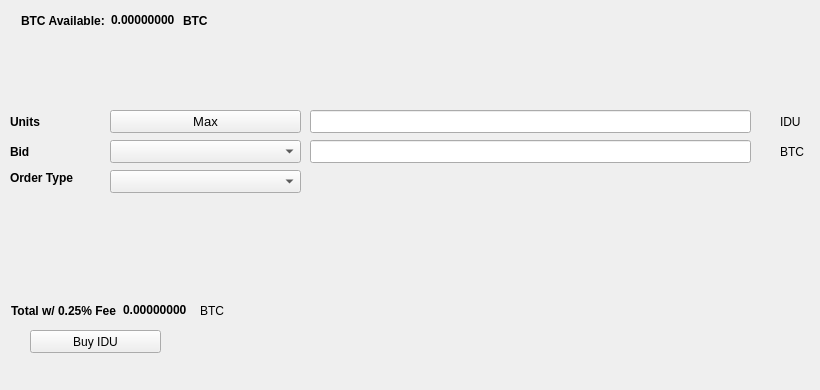
   <widget class="QWidget" name="BuyTab">
    <attribute name="title">
     <string>Buy</string>
    </attribute>
    <widget class="QPushButton" name="BuyPIV">
     <property name="geometry">
      <rect>
       <x>30</x>
       <y>330</y>
       <width>131</width>
       <height>23</height>
      </rect>
     </property>
     <property name="text">
      <string>Buy IDU</string>
     </property>
     <property name="icon">
      <iconset resource="../indium.qrc">
       <normaloff>:/icons/bitcoin</normaloff>:/icons/bitcoin</iconset>
     </property>
    </widget>
    <widget class="QLabel" name="label_3">
     <property name="geometry">
      <rect>
       <x>10</x>
       <y>110</y>
       <width>46</width>
       <height>23</height>
      </rect>
     </property>
     <property name="font">
      <font>
       <weight>75</weight>
       <bold>true</bold>
      </font>
     </property>
     <property name="text">
      <string>Units</string>
     </property>
    </widget>
    <widget class="QLineEdit" name="UnitsInput">
     <property name="geometry">
      <rect>
       <x>310</x>
       <y>110</y>
       <width>441</width>
       <height>23</height>
      </rect>
     </property>
     <property name="font">
      <font>
       <pointsize>9</pointsize>
       <weight>75</weight>
       <bold>true</bold>
      </font>
     </property>
    </widget>
    <widget class="QLineEdit" name="BuyBidPriceEdit">
     <property name="geometry">
      <rect>
       <x>310</x>
       <y>140</y>
       <width>441</width>
       <height>23</height>
      </rect>
     </property>
     <property name="font">
      <font>
       <pointsize>9</pointsize>
       <weight>75</weight>
       <bold>true</bold>
      </font>
     </property>
    </widget>
    <widget class="QLabel" name="label_4">
     <property name="geometry">
      <rect>
       <x>780</x>
       <y>110</y>
       <width>31</width>
       <height>23</height>
      </rect>
     </property>
     <property name="text">
      <string>IDU</string>
     </property>
    </widget>
    <widget class="QLabel" name="label_5">
     <property name="geometry">
      <rect>
       <x>780</x>
       <y>140</y>
       <width>31</width>
       <height>23</height>
      </rect>
     </property>
     <property name="text">
      <string>BTC</string>
     </property>
    </widget>
    <widget class="QLabel" name="label_6">
     <property name="geometry">
      <rect>
       <x>10</x>
       <y>140</y>
       <width>46</width>
       <height>23</height>
      </rect>
     </property>
     <property name="font">
      <font>
       <weight>75</weight>
       <bold>true</bold>
      </font>
     </property>
     <property name="text">
      <string>Bid</string>
     </property>
    </widget>
    <widget class="QLabel" name="label_7">
     <property name="geometry">
      <rect>
       <x>10</x>
       <y>170</y>
       <width>91</width>
       <height>16</height>
      </rect>
     </property>
     <property name="font">
      <font>
       <weight>75</weight>
       <bold>true</bold>
      </font>
     </property>
     <property name="text">
      <string>Order Type</string>
     </property>
    </widget>
    <widget class="QPushButton" name="Buy_Max_Amount">
     <property name="geometry">
      <rect>
       <x>110</x>
       <y>110</y>
       <width>191</width>
       <height>23</height>
      </rect>
     </property>
     <property name="font">
      <font>
       <pointsize>10</pointsize>
      </font>
     </property>
     <property name="text">
      <string>Max</string>
     </property>
    </widget>
    <widget class="QComboBox" name="BuyBidcomboBox">
     <property name="geometry">
      <rect>
       <x>110</x>
       <y>140</y>
       <width>191</width>
       <height>23</height>
      </rect>
     </property>
     <property name="font">
      <font>
       <pointsize>10</pointsize>
      </font>
     </property>
    </widget>
    <widget class="QComboBox" name="buyOrdertypeCombo">
     <property name="geometry">
      <rect>
       <x>110</x>
       <y>170</y>
       <width>191</width>
       <height>23</height>
      </rect>
     </property>
     <property name="font">
      <font>
       <pointsize>10</pointsize>
      </font>
     </property>
    </widget>
    <widget class="QWidget" name="layoutWidget1">
     <property name="geometry">
      <rect>
       <x>21</x>
       <y>11</y>
       <width>227</width>
       <height>19</height>
      </rect>
     </property>
     <layout class="QHBoxLayout" name="horizontalLayout_3">
      <item>
       <widget class="QLabel" name="label232">
        <property name="font">
         <font>
          <weight>75</weight>
          <bold>true</bold>
         </font>
        </property>
        <property name="text">
         <string>BTC Available:</string>
        </property>
       </widget>
      </item>
      <item>
       <widget class="QLabel" name="BtcAvailableLbl">
        <property name="palette">
         <palette>
          <active>
           <colorrole role="WindowText">
            <brush brushstyle="SolidPattern">
             <color alpha="255">
              <red>0</red>
              <green>0</green>
              <blue>0</blue>
             </color>
            </brush>
           </colorrole>
           <colorrole role="Button">
            <brush brushstyle="SolidPattern">
             <color alpha="255">
              <red>0</red>
              <green>170</green>
              <blue>0</blue>
             </color>
            </brush>
           </colorrole>
           <colorrole role="Light">
            <brush brushstyle="SolidPattern">
             <color alpha="255">
              <red>0</red>
              <green>255</green>
              <blue>0</blue>
             </color>
            </brush>
           </colorrole>
           <colorrole role="Midlight">
            <brush brushstyle="SolidPattern">
             <color alpha="255">
              <red>0</red>
              <green>212</green>
              <blue>0</blue>
             </color>
            </brush>
           </colorrole>
           <colorrole role="Dark">
            <brush brushstyle="SolidPattern">
             <color alpha="255">
              <red>0</red>
              <green>85</green>
              <blue>0</blue>
             </color>
            </brush>
           </colorrole>
           <colorrole role="Mid">
            <brush brushstyle="SolidPattern">
             <color alpha="255">
              <red>0</red>
              <green>113</green>
              <blue>0</blue>
             </color>
            </brush>
           </colorrole>
           <colorrole role="Text">
            <brush brushstyle="SolidPattern">
             <color alpha="255">
              <red>0</red>
              <green>170</green>
              <blue>0</blue>
             </color>
            </brush>
           </colorrole>
           <colorrole role="BrightText">
            <brush brushstyle="SolidPattern">
             <color alpha="255">
              <red>255</red>
              <green>255</green>
              <blue>255</blue>
             </color>
            </brush>
           </colorrole>
           <colorrole role="ButtonText">
            <brush brushstyle="SolidPattern">
             <color alpha="255">
              <red>0</red>
              <green>0</green>
              <blue>0</blue>
             </color>
            </brush>
           </colorrole>
           <colorrole role="Base">
            <brush brushstyle="SolidPattern">
             <color alpha="255">
              <red>255</red>
              <green>255</green>
              <blue>255</blue>
             </color>
            </brush>
           </colorrole>
           <colorrole role="Window">
            <brush brushstyle="SolidPattern">
             <color alpha="255">
              <red>0</red>
              <green>170</green>
              <blue>0</blue>
             </color>
            </brush>
           </colorrole>
           <colorrole role="Shadow">
            <brush brushstyle="SolidPattern">
             <color alpha="255">
              <red>0</red>
              <green>0</green>
              <blue>0</blue>
             </color>
            </brush>
           </colorrole>
           <colorrole role="AlternateBase">
            <brush brushstyle="SolidPattern">
             <color alpha="255">
              <red>127</red>
              <green>212</green>
              <blue>127</blue>
             </color>
            </brush>
           </colorrole>
           <colorrole role="ToolTipBase">
            <brush brushstyle="SolidPattern">
             <color alpha="255">
              <red>255</red>
              <green>255</green>
              <blue>220</blue>
             </color>
            </brush>
           </colorrole>
           <colorrole role="ToolTipText">
            <brush brushstyle="SolidPattern">
             <color alpha="255">
              <red>0</red>
              <green>0</green>
              <blue>0</blue>
             </color>
            </brush>
           </colorrole>
          </active>
          <inactive>
           <colorrole role="WindowText">
            <brush brushstyle="SolidPattern">
             <color alpha="255">
              <red>0</red>
              <green>0</green>
              <blue>0</blue>
             </color>
            </brush>
           </colorrole>
           <colorrole role="Button">
            <brush brushstyle="SolidPattern">
             <color alpha="255">
              <red>0</red>
              <green>170</green>
              <blue>0</blue>
             </color>
            </brush>
           </colorrole>
           <colorrole role="Light">
            <brush brushstyle="SolidPattern">
             <color alpha="255">
              <red>0</red>
              <green>255</green>
              <blue>0</blue>
             </color>
            </brush>
           </colorrole>
           <colorrole role="Midlight">
            <brush brushstyle="SolidPattern">
             <color alpha="255">
              <red>0</red>
              <green>212</green>
              <blue>0</blue>
             </color>
            </brush>
           </colorrole>
           <colorrole role="Dark">
            <brush brushstyle="SolidPattern">
             <color alpha="255">
              <red>0</red>
              <green>85</green>
              <blue>0</blue>
             </color>
            </brush>
           </colorrole>
           <colorrole role="Mid">
            <brush brushstyle="SolidPattern">
             <color alpha="255">
              <red>0</red>
              <green>113</green>
              <blue>0</blue>
             </color>
            </brush>
           </colorrole>
           <colorrole role="Text">
            <brush brushstyle="SolidPattern">
             <color alpha="255">
              <red>0</red>
              <green>170</green>
              <blue>0</blue>
             </color>
            </brush>
           </colorrole>
           <colorrole role="BrightText">
            <brush brushstyle="SolidPattern">
             <color alpha="255">
              <red>255</red>
              <green>255</green>
              <blue>255</blue>
             </color>
            </brush>
           </colorrole>
           <colorrole role="ButtonText">
            <brush brushstyle="SolidPattern">
             <color alpha="255">
              <red>0</red>
              <green>0</green>
              <blue>0</blue>
             </color>
            </brush>
           </colorrole>
           <colorrole role="Base">
            <brush brushstyle="SolidPattern">
             <color alpha="255">
              <red>255</red>
              <green>255</green>
              <blue>255</blue>
             </color>
            </brush>
           </colorrole>
           <colorrole role="Window">
            <brush brushstyle="SolidPattern">
             <color alpha="255">
              <red>0</red>
              <green>170</green>
              <blue>0</blue>
             </color>
            </brush>
           </colorrole>
           <colorrole role="Shadow">
            <brush brushstyle="SolidPattern">
             <color alpha="255">
              <red>0</red>
              <green>0</green>
              <blue>0</blue>
             </color>
            </brush>
           </colorrole>
           <colorrole role="AlternateBase">
            <brush brushstyle="SolidPattern">
             <color alpha="255">
              <red>127</red>
              <green>212</green>
              <blue>127</blue>
             </color>
            </brush>
           </colorrole>
           <colorrole role="ToolTipBase">
            <brush brushstyle="SolidPattern">
             <color alpha="255">
              <red>255</red>
              <green>255</green>
              <blue>220</blue>
             </color>
            </brush>
           </colorrole>
           <colorrole role="ToolTipText">
            <brush brushstyle="SolidPattern">
             <color alpha="255">
              <red>0</red>
              <green>0</green>
              <blue>0</blue>
             </color>
            </brush>
           </colorrole>
          </inactive>
          <disabled>
           <colorrole role="WindowText">
            <brush brushstyle="SolidPattern">
             <color alpha="255">
              <red>0</red>
              <green>85</green>
              <blue>0</blue>
             </color>
            </brush>
           </colorrole>
           <colorrole role="Button">
            <brush brushstyle="SolidPattern">
             <color alpha="255">
              <red>0</red>
              <green>170</green>
              <blue>0</blue>
             </color>
            </brush>
           </colorrole>
           <colorrole role="Light">
            <brush brushstyle="SolidPattern">
             <color alpha="255">
              <red>0</red>
              <green>255</green>
              <blue>0</blue>
             </color>
            </brush>
           </colorrole>
           <colorrole role="Midlight">
            <brush brushstyle="SolidPattern">
             <color alpha="255">
              <red>0</red>
              <green>212</green>
              <blue>0</blue>
             </color>
            </brush>
           </colorrole>
           <colorrole role="Dark">
            <brush brushstyle="SolidPattern">
             <color alpha="255">
              <red>0</red>
              <green>85</green>
              <blue>0</blue>
             </color>
            </brush>
           </colorrole>
           <colorrole role="Mid">
            <brush brushstyle="SolidPattern">
             <color alpha="255">
              <red>0</red>
              <green>113</green>
              <blue>0</blue>
             </color>
            </brush>
           </colorrole>
           <colorrole role="Text">
            <brush brushstyle="SolidPattern">
             <color alpha="255">
              <red>0</red>
              <green>85</green>
              <blue>0</blue>
             </color>
            </brush>
           </colorrole>
           <colorrole role="BrightText">
            <brush brushstyle="SolidPattern">
             <color alpha="255">
              <red>255</red>
              <green>255</green>
              <blue>255</blue>
             </color>
            </brush>
           </colorrole>
           <colorrole role="ButtonText">
            <brush brushstyle="SolidPattern">
             <color alpha="255">
              <red>0</red>
              <green>85</green>
              <blue>0</blue>
             </color>
            </brush>
           </colorrole>
           <colorrole role="Base">
            <brush brushstyle="SolidPattern">
             <color alpha="255">
              <red>0</red>
              <green>170</green>
              <blue>0</blue>
             </color>
            </brush>
           </colorrole>
           <colorrole role="Window">
            <brush brushstyle="SolidPattern">
             <color alpha="255">
              <red>0</red>
              <green>170</green>
              <blue>0</blue>
             </color>
            </brush>
           </colorrole>
           <colorrole role="Shadow">
            <brush brushstyle="SolidPattern">
             <color alpha="255">
              <red>0</red>
              <green>0</green>
              <blue>0</blue>
             </color>
            </brush>
           </colorrole>
           <colorrole role="AlternateBase">
            <brush brushstyle="SolidPattern">
             <color alpha="255">
              <red>0</red>
              <green>170</green>
              <blue>0</blue>
             </color>
            </brush>
           </colorrole>
           <colorrole role="ToolTipBase">
            <brush brushstyle="SolidPattern">
             <color alpha="255">
              <red>255</red>
              <green>255</green>
              <blue>220</blue>
             </color>
            </brush>
           </colorrole>
           <colorrole role="ToolTipText">
            <brush brushstyle="SolidPattern">
             <color alpha="255">
              <red>0</red>
              <green>0</green>
              <blue>0</blue>
             </color>
            </brush>
           </colorrole>
          </disabled>
         </palette>
        </property>
        <property name="font">
         <font>
          <weight>75</weight>
          <bold>true</bold>
         </font>
        </property>
        <property name="text">
         <string>0.00000000</string>
        </property>
        <property name="textInteractionFlags">
         <set>Qt::LinksAccessibleByMouse|Qt::TextSelectableByKeyboard|Qt::TextSelectableByMouse</set>
        </property>
       </widget>
      </item>
      <item>
       <widget class="QLabel" name="BtcAvailableLbl_2">
        <property name="font">
         <font>
          <weight>75</weight>
          <bold>true</bold>
         </font>
        </property>
        <property name="text">
         <string>BTC</string>
        </property>
       </widget>
      </item>
     </layout>
    </widget>
    <widget class="QWidget" name="layoutWidge2">
     <property name="geometry">
      <rect>
       <x>11</x>
       <y>301</y>
       <width>259</width>
       <height>19</height>
      </rect>
     </property>
     <layout class="QHBoxLayout" name="horizontalLayout_4">
      <item>
       <widget class="QLabel" name="label_9">
        <property name="font">
         <font>
          <weight>75</weight>
          <bold>true</bold>
         </font>
        </property>
        <property name="text">
         <string>Total w/ 0.25% Fee</string>
        </property>
       </widget>
      </item>
      <item>
       <widget class="QLabel" name="BuyCostLabel">
        <property name="palette">
         <palette>
          <active>
           <colorrole role="WindowText">
            <brush brushstyle="SolidPattern">
             <color alpha="255">
              <red>0</red>
              <green>0</green>
              <blue>0</blue>
             </color>
            </brush>
           </colorrole>
           <colorrole role="Button">
            <brush brushstyle="SolidPattern">
             <color alpha="255">
              <red>0</red>
              <green>170</green>
              <blue>0</blue>
             </color>
            </brush>
           </colorrole>
           <colorrole role="Light">
            <brush brushstyle="SolidPattern">
             <color alpha="255">
              <red>0</red>
              <green>255</green>
              <blue>0</blue>
             </color>
            </brush>
           </colorrole>
           <colorrole role="Midlight">
            <brush brushstyle="SolidPattern">
             <color alpha="255">
              <red>0</red>
              <green>212</green>
              <blue>0</blue>
             </color>
            </brush>
           </colorrole>
           <colorrole role="Dark">
            <brush brushstyle="SolidPattern">
             <color alpha="255">
              <red>0</red>
              <green>85</green>
              <blue>0</blue>
             </color>
            </brush>
           </colorrole>
           <colorrole role="Mid">
            <brush brushstyle="SolidPattern">
             <color alpha="255">
              <red>0</red>
              <green>113</green>
              <blue>0</blue>
             </color>
            </brush>
           </colorrole>
           <colorrole role="Text">
            <brush brushstyle="SolidPattern">
             <color alpha="255">
              <red>0</red>
              <green>170</green>
              <blue>0</blue>
             </color>
            </brush>
           </colorrole>
           <colorrole role="BrightText">
            <brush brushstyle="SolidPattern">
             <color alpha="255">
              <red>255</red>
              <green>255</green>
              <blue>255</blue>
             </color>
            </brush>
           </colorrole>
           <colorrole role="ButtonText">
            <brush brushstyle="SolidPattern">
             <color alpha="255">
              <red>0</red>
              <green>0</green>
              <blue>0</blue>
             </color>
            </brush>
           </colorrole>
           <colorrole role="Base">
            <brush brushstyle="SolidPattern">
             <color alpha="255">
              <red>255</red>
              <green>255</green>
              <blue>255</blue>
             </color>
            </brush>
           </colorrole>
           <colorrole role="Window">
            <brush brushstyle="SolidPattern">
             <color alpha="255">
              <red>0</red>
              <green>170</green>
              <blue>0</blue>
             </color>
            </brush>
           </colorrole>
           <colorrole role="Shadow">
            <brush brushstyle="SolidPattern">
             <color alpha="255">
              <red>0</red>
              <green>0</green>
              <blue>0</blue>
             </color>
            </brush>
           </colorrole>
           <colorrole role="AlternateBase">
            <brush brushstyle="SolidPattern">
             <color alpha="255">
              <red>127</red>
              <green>212</green>
              <blue>127</blue>
             </color>
            </brush>
           </colorrole>
           <colorrole role="ToolTipBase">
            <brush brushstyle="SolidPattern">
             <color alpha="255">
              <red>255</red>
              <green>255</green>
              <blue>220</blue>
             </color>
            </brush>
           </colorrole>
           <colorrole role="ToolTipText">
            <brush brushstyle="SolidPattern">
             <color alpha="255">
              <red>0</red>
              <green>0</green>
              <blue>0</blue>
             </color>
            </brush>
           </colorrole>
          </active>
          <inactive>
           <colorrole role="WindowText">
            <brush brushstyle="SolidPattern">
             <color alpha="255">
              <red>0</red>
              <green>0</green>
              <blue>0</blue>
             </color>
            </brush>
           </colorrole>
           <colorrole role="Button">
            <brush brushstyle="SolidPattern">
             <color alpha="255">
              <red>0</red>
              <green>170</green>
              <blue>0</blue>
             </color>
            </brush>
           </colorrole>
           <colorrole role="Light">
            <brush brushstyle="SolidPattern">
             <color alpha="255">
              <red>0</red>
              <green>255</green>
              <blue>0</blue>
             </color>
            </brush>
           </colorrole>
           <colorrole role="Midlight">
            <brush brushstyle="SolidPattern">
             <color alpha="255">
              <red>0</red>
              <green>212</green>
              <blue>0</blue>
             </color>
            </brush>
           </colorrole>
           <colorrole role="Dark">
            <brush brushstyle="SolidPattern">
             <color alpha="255">
              <red>0</red>
              <green>85</green>
              <blue>0</blue>
             </color>
            </brush>
           </colorrole>
           <colorrole role="Mid">
            <brush brushstyle="SolidPattern">
             <color alpha="255">
              <red>0</red>
              <green>113</green>
              <blue>0</blue>
             </color>
            </brush>
           </colorrole>
           <colorrole role="Text">
            <brush brushstyle="SolidPattern">
             <color alpha="255">
              <red>0</red>
              <green>170</green>
              <blue>0</blue>
             </color>
            </brush>
           </colorrole>
           <colorrole role="BrightText">
            <brush brushstyle="SolidPattern">
             <color alpha="255">
              <red>255</red>
              <green>255</green>
              <blue>255</blue>
             </color>
            </brush>
           </colorrole>
           <colorrole role="ButtonText">
            <brush brushstyle="SolidPattern">
             <color alpha="255">
              <red>0</red>
              <green>0</green>
              <blue>0</blue>
             </color>
            </brush>
           </colorrole>
           <colorrole role="Base">
            <brush brushstyle="SolidPattern">
             <color alpha="255">
              <red>255</red>
              <green>255</green>
              <blue>255</blue>
             </color>
            </brush>
           </colorrole>
           <colorrole role="Window">
            <brush brushstyle="SolidPattern">
             <color alpha="255">
              <red>0</red>
              <green>170</green>
              <blue>0</blue>
             </color>
            </brush>
           </colorrole>
           <colorrole role="Shadow">
            <brush brushstyle="SolidPattern">
             <color alpha="255">
              <red>0</red>
              <green>0</green>
              <blue>0</blue>
             </color>
            </brush>
           </colorrole>
           <colorrole role="AlternateBase">
            <brush brushstyle="SolidPattern">
             <color alpha="255">
              <red>127</red>
              <green>212</green>
              <blue>127</blue>
             </color>
            </brush>
           </colorrole>
           <colorrole role="ToolTipBase">
            <brush brushstyle="SolidPattern">
             <color alpha="255">
              <red>255</red>
              <green>255</green>
              <blue>220</blue>
             </color>
            </brush>
           </colorrole>
           <colorrole role="ToolTipText">
            <brush brushstyle="SolidPattern">
             <color alpha="255">
              <red>0</red>
              <green>0</green>
              <blue>0</blue>
             </color>
            </brush>
           </colorrole>
          </inactive>
          <disabled>
           <colorrole role="WindowText">
            <brush brushstyle="SolidPattern">
             <color alpha="255">
              <red>0</red>
              <green>85</green>
              <blue>0</blue>
             </color>
            </brush>
           </colorrole>
           <colorrole role="Button">
            <brush brushstyle="SolidPattern">
             <color alpha="255">
              <red>0</red>
              <green>170</green>
              <blue>0</blue>
             </color>
            </brush>
           </colorrole>
           <colorrole role="Light">
            <brush brushstyle="SolidPattern">
             <color alpha="255">
              <red>0</red>
              <green>255</green>
              <blue>0</blue>
             </color>
            </brush>
           </colorrole>
           <colorrole role="Midlight">
            <brush brushstyle="SolidPattern">
             <color alpha="255">
              <red>0</red>
              <green>212</green>
              <blue>0</blue>
             </color>
            </brush>
           </colorrole>
           <colorrole role="Dark">
            <brush brushstyle="SolidPattern">
             <color alpha="255">
              <red>0</red>
              <green>85</green>
              <blue>0</blue>
             </color>
            </brush>
           </colorrole>
           <colorrole role="Mid">
            <brush brushstyle="SolidPattern">
             <color alpha="255">
              <red>0</red>
              <green>113</green>
              <blue>0</blue>
             </color>
            </brush>
           </colorrole>
           <colorrole role="Text">
            <brush brushstyle="SolidPattern">
             <color alpha="255">
              <red>0</red>
              <green>85</green>
              <blue>0</blue>
             </color>
            </brush>
           </colorrole>
           <colorrole role="BrightText">
            <brush brushstyle="SolidPattern">
             <color alpha="255">
              <red>255</red>
              <green>255</green>
              <blue>255</blue>
             </color>
            </brush>
           </colorrole>
           <colorrole role="ButtonText">
            <brush brushstyle="SolidPattern">
             <color alpha="255">
              <red>0</red>
              <green>85</green>
              <blue>0</blue>
             </color>
            </brush>
           </colorrole>
           <colorrole role="Base">
            <brush brushstyle="SolidPattern">
             <color alpha="255">
              <red>0</red>
              <green>170</green>
              <blue>0</blue>
             </color>
            </brush>
           </colorrole>
           <colorrole role="Window">
            <brush brushstyle="SolidPattern">
             <color alpha="255">
              <red>0</red>
              <green>170</green>
              <blue>0</blue>
             </color>
            </brush>
           </colorrole>
           <colorrole role="Shadow">
            <brush brushstyle="SolidPattern">
             <color alpha="255">
              <red>0</red>
              <green>0</green>
              <blue>0</blue>
             </color>
            </brush>
           </colorrole>
           <colorrole role="AlternateBase">
            <brush brushstyle="SolidPattern">
             <color alpha="255">
              <red>0</red>
              <green>170</green>
              <blue>0</blue>
             </color>
            </brush>
           </colorrole>
           <colorrole role="ToolTipBase">
            <brush brushstyle="SolidPattern">
             <color alpha="255">
              <red>255</red>
              <green>255</green>
              <blue>220</blue>
             </color>
            </brush>
           </colorrole>
           <colorrole role="ToolTipText">
            <brush brushstyle="SolidPattern">
             <color alpha="255">
              <red>0</red>
              <green>0</green>
              <blue>0</blue>
             </color>
            </brush>
           </colorrole>
          </disabled>
         </palette>
        </property>
        <property name="font">
         <font>
          <weight>75</weight>
          <bold>true</bold>
         </font>
        </property>
        <property name="autoFillBackground">
         <bool>false</bool>
        </property>
        <property name="text">
         <string>0.00000000</string>
        </property>
        <property name="textInteractionFlags">
         <set>Qt::LinksAccessibleByMouse|Qt::TextSelectableByMouse</set>
        </property>
       </widget>
      </item>
      <item>
       <widget class="QLabel" name="label_10">
        <property name="font">
         <font>
          <weight>50</weight>
          <bold>false</bold>
         </font>
        </property>
        <property name="text">
         <string>BTC</string>
        </property>
       </widget>
      </item>
     </layout>
    </widget>
    <widget class="QLabel" name="label_24">
     <property name="geometry">
      <rect>
       <x>460</x>
       <y>300</y>
       <width>281</width>
       <height>81</height>
      </rect>
     </property>
     <property name="text">
      <string/>
     </property>
     <property name="pixmap">
      <pixmap>:/images/bittrex</pixmap>
     </property>
    </widget>
   </widget>
